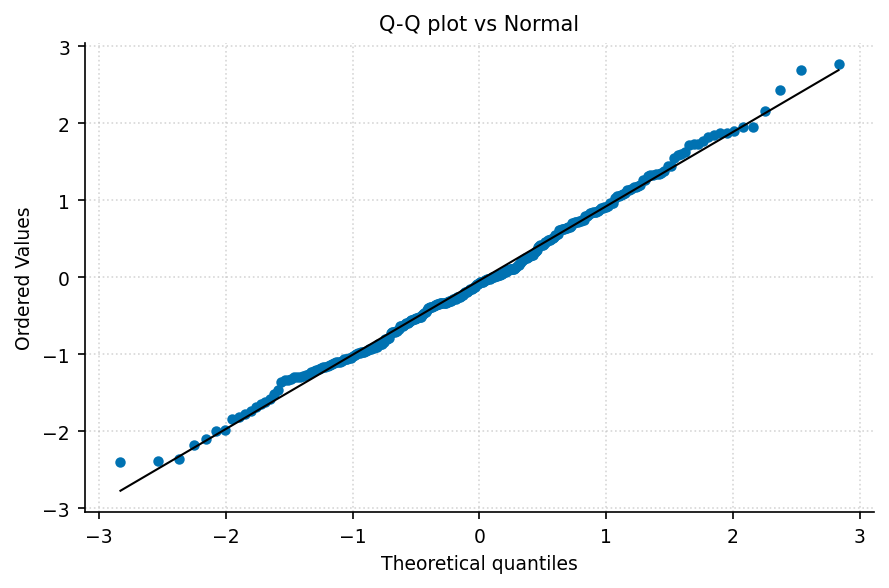

Reproduce this figure in Python.
"""qq_plot: 正态性 Q-Q 图."""
import sys, os; sys.path.insert(0, os.path.join(os.path.dirname(os.path.abspath(__file__)), '..', '..', '_utils', 'python'))
import numpy as np
import matplotlib.pyplot as plt
from scipy import stats
from theme import apply_theme
from palette import cycle

def make_figure(data=None, title='Q-Q plot vs Normal'):
    apply_theme()
    if data is None:
        data = np.random.default_rng(5).normal(0, 1, 300)
    fig, ax = plt.subplots()
    stats.probplot(data, dist='norm', plot=ax)
    ax.get_lines()[0].set_color(cycle(0)); ax.get_lines()[0].set_markersize(4)
    ax.get_lines()[1].set_color('k');     ax.get_lines()[1].set_linewidth(1)
    ax.set_title(title); ax.grid(True, linestyle=':', alpha=0.5)
    fig.tight_layout()
    return fig

if __name__ == '__main__':
    fig = make_figure()
    fig.savefig(__file__.replace('.py', '.png'), dpi=150)
